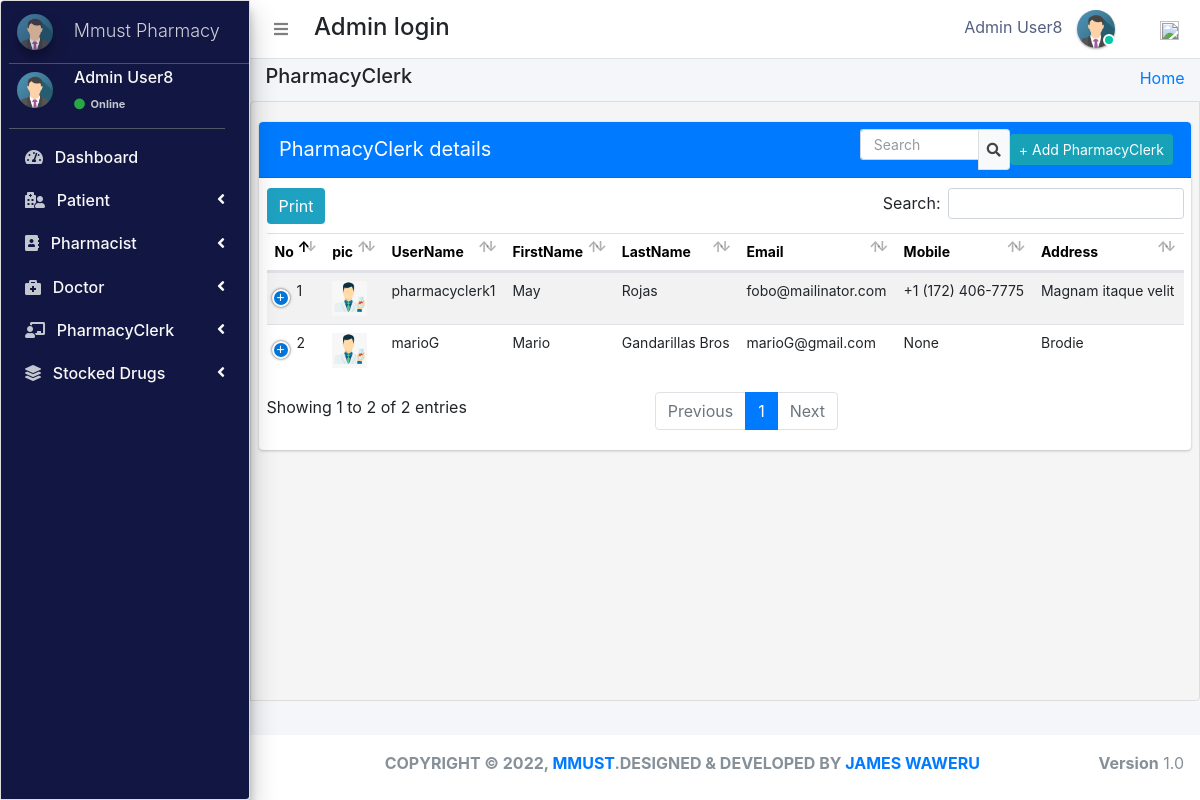
Before: /admin_user/admin_user/manage_pharmacy_clerk/ (signed in) with the older database file.
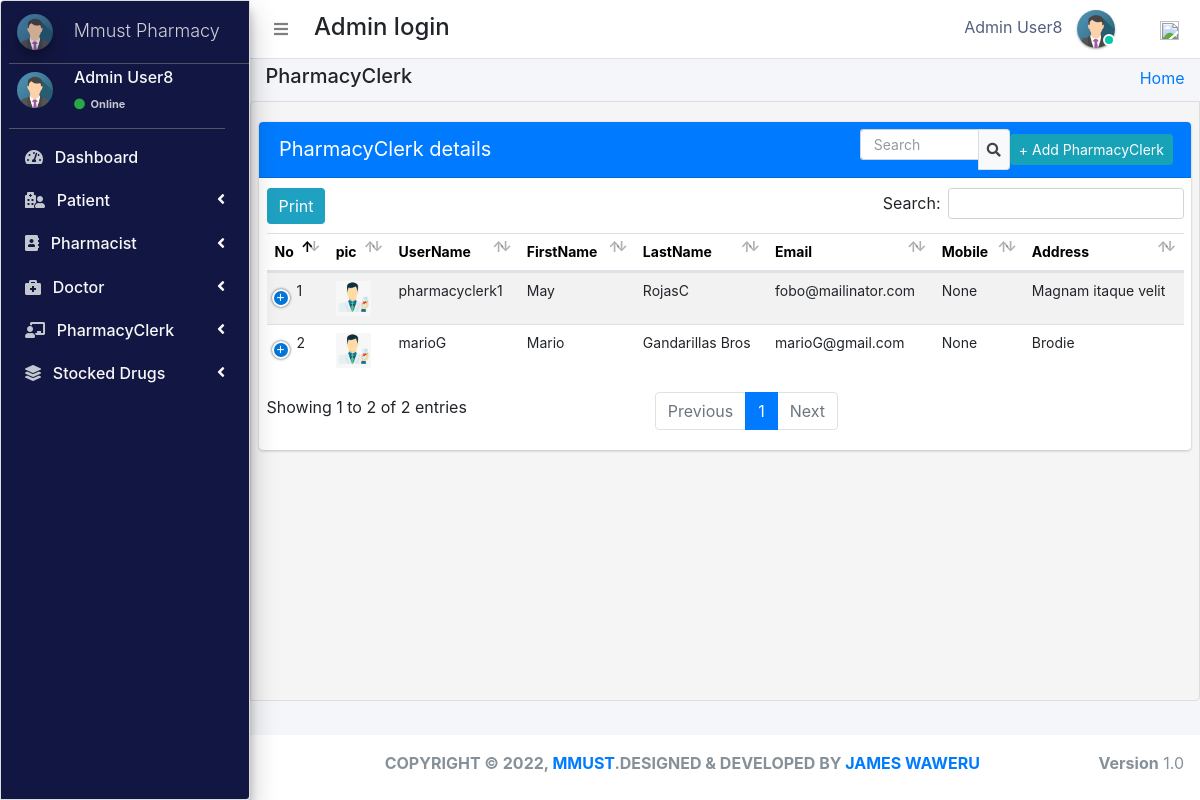
After: the same page with the newer database file.
### pharmacy/models.py (models this page shows, shortened)
class PharmacyClerk(models.Model):
    gender_category=(
        ('Male','Male'),
        ('Female','Female'),
    )
    admin = models.OneToOneField(CustomUser,null=True, on_delete = models.CASCADE)
    emp_no=models.CharField(max_length=100,null=True,blank=True)
    gender=models.CharField(max_length=100,null=True,choices=gender_category)
    mobile=models.CharField(max_length=10,null=True,blank=True)
    address=models.CharField(max_length=300,null=True,blank=True)
    profile_pic=models.ImageField(default="images2.png",null=True,blank=True)
    age= models.IntegerField(default='0', blank=True, null=True)
    created_at = models.DateTimeField(auto_now_add=True)
    updated_at = models.DateTimeField(auto_now=True)
    objects = models.Manager()

class CustomUser(AbstractUser):
    user_type_data = ((1, "AdminHOD"), (2, "Pharmacist"), (3, "Doctor"), (4, "PharmacyClerk"),(5, "Patients"))
    user_type = models.CharField(default=1, choices=user_type_data, max_length=10)

### pharmacy/HODViews.py (the view)
# urls.py: path('admin_user/admin_user/manage_pharmacy_clerk/',
@require_http_methods(["GET"])
def manage_pharmacy_clerk(request):
    staffs = PharmacyClerk.objects.all()
    context = {
        "staffs": staffs,
        "title": "Manage PharmacyClerk"
    }
    return render(request, 'hod_templates/manage_pharmacyClerk.html', context)

### pharmacy/templates/hod_templates/manage_pharmacyClerk.html (shortened to what this page needs)
{% extends 'hod_templates/base_template.html'%} {% block page_title %}
<h5>PharmacyClerk</h5>
{% endblock page_title %} {% block main_content %}
<section class="content">
    <div class="row">
        <div class="col-md-12">
            <div class="card card-primary sc">
                <div class="card-header">
                    <span>PharmacyClerk details</span>
                    <div class="card-tools d-flex">
                        <div class="input-group input-group-sm" style="width: 150px;">
                            <input type="text" name="search" class="form-control float-right" placeholder="Search" id="pple">
                            <div class="input-group-append">
                                <button type="submit" class="btn btn-default"><em class="fas fa-search"></em></button>
                            </div>
                        </div>
                        <a class="btn btn-sm btn-info mr-2" href="{% url 'add_pharmacyClerk' %}" role="button">+ Add PharmacyClerk</a>
                    </div>
                </div>
                <table class="table" id="plist">
                    <thead>
                        <tr>
                            <th>No</th>
                            <th>pic</th>
                            <th>UserName</th>
                            <th>FirstName</th>
                            <th>LastName</th>
                            <th>Email</th>
                            <th>Mobile</th>
                            <th>Address</th>
                        </tr>
                    </thead>
                    <tbody>
                        {% for staff in staffs %}
                        <tr class="hov">
                            <td>{{staff.id}}</td>
                            <td> <img src="{{staff.profile_pic.url}}" class="" width="35" height="35" alt=""></td>
                            <td>{{staff.admin.username}}</td>
                            <td>{{staff.admin.first_name}}</td>
                            <td>{{staff.admin.last_name}}</td>
                            <td>{{staff.admin.email}}</td>
                            <td>{{staff.mobile}}</td>
                            <td>{{staff.address}}</td>
                        </tr>
                        {% endfor %}
                    </tbody>
                </table>
            </div>
        </div>
    </div>
</section>
{% endblock %}

Changed rows visible on the page:
changed PharmacyClerk "Magnam itaque velit": admin.last_name "Rojas" → "RojasC"; mobile "+1 (172) 406-7775" → "None"
